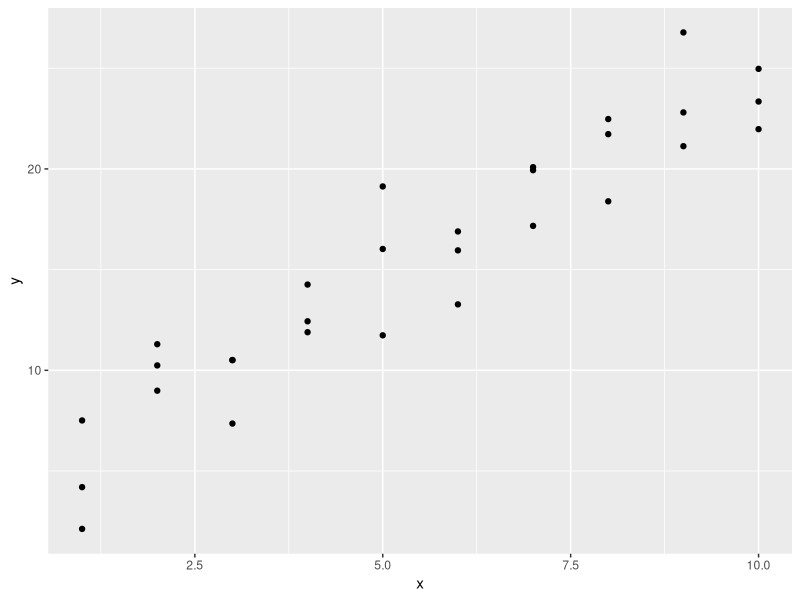
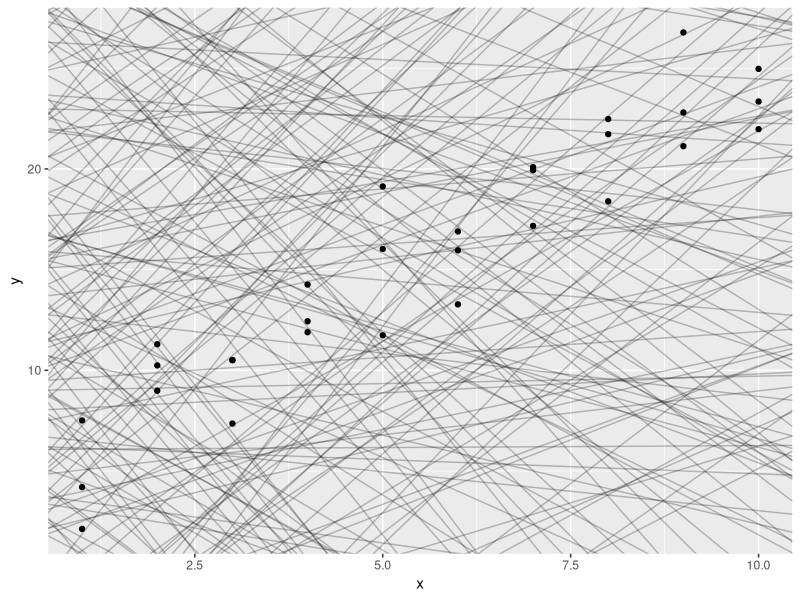
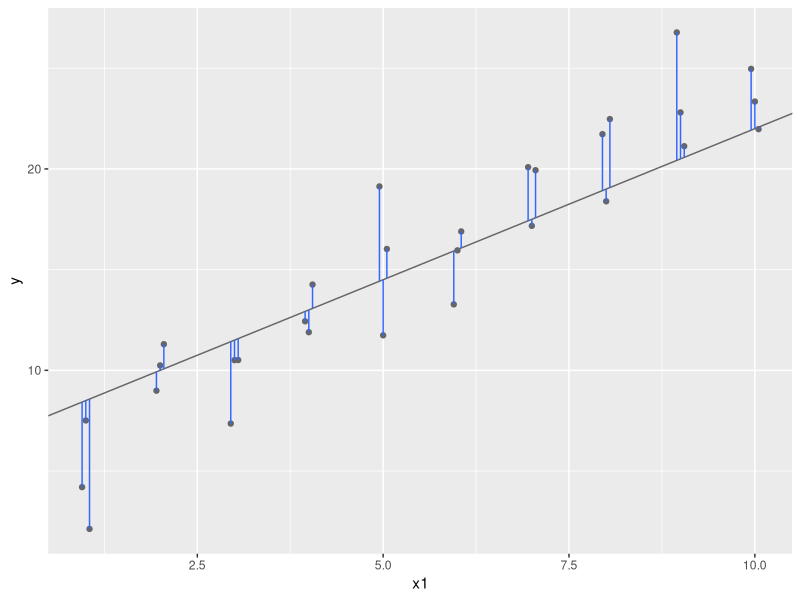

Generate these figures, in order, with R: (Note: this script raises an error after producing the figures.)
## ---- chunk 1
knitr::opts_chunk$set(echo = TRUE)
## ---- chunk 2
library(tidyverse)

library(modelr)
options(na.action = na.warn)
## ---- chunk 3
ggplot(sim1, aes(x, y)) +
  geom_point()
## ---- chunk 4
models <- tibble(
  a1 = runif(250, -20, 40),
  a2 = runif(250, -5, 5)
)

ggplot(sim1, aes(x, y)) +
  geom_abline(aes(intercept = a1, slope = a2), data = models, alpha = 1 / 4) +
  geom_point()
## ---- chunk 5
dist1 <- sim1 %>%
  mutate(
    # repeat triple, 10 x
    dodge = rep(c(-1, 0, 1) / 20, 10),
    x1 = x + dodge,
    pred = 7 + x1 * 1.5
  )

ggplot(dist1, aes(x1, y)) +
  geom_abline(intercept = 7, slope = 1.5, colour = "grey40") +
  geom_point(colour = "grey40") +
  geom_linerange(aes(ymin = y, ymax = pred), colour = "#3366FF")
## ---- chunk 6
calc_model <- function(intercept, slope, data) {
  x <- data$x
  y_hat <- intercept + slope * data$y
  residue <- y_hat - y
  mse <- calc_mse(residue)
  ## t <- tibble  (will have list columns)
}
## ---- chunk 7
calc_mse <- function(residuals) {
  sqrt(mean(residuals^2))
}
## ---- chunk 8
sim1_dist <- function(a1, a2) {
  measure_distance(c(a1, a2), sim1)
}

models <- models %>%
  mutate(dist = purrr::map2_dbl(a1, a2, sim1_dist))
models
## ---- chunk 9
ggplot(sim1, aes(x, y)) +
  geom_point(size = 2, colour = "grey30") +
  geom_abline(
    aes(intercept = a1, slope = a2, colour = -dist),
    data = filter(models, rank(dist) <= 10)
  )
## ---- chunk 10
ggplot(models, aes(a1, a2)) +
  geom_point(
    data =
      filter(models, rank(dist) <= 10), size = 4, colour = "red"
  ) +
  geom_point(aes(colour = -dist)) # cute, adds layer, ON top of red dots
## ---- chunk 11
grid <- expand.grid(
  a1 = seq(-5, 20, length = 25),
  a2 = seq(1, 3, length = 25)
) %>%
  mutate(dist = purrr::map2_dbl(a1, a2, sim1_dist))

grid %>%
  ggplot(aes(a1, a2)) +
  geom_point(data = filter(grid, rank(dist) <= 10), size = 4, colour = "red") +
  geom_point(aes(colour = -dist))
## ---- chunk 12
ggplot(sim1, aes(x, y)) +
  geom_point(size = 2, colour = "grey30") +
  geom_abline(
    aes(intercept = a1, slope = a2, colour = -dist),
    data = filter(grid, rank(dist) <= 10)
  )
## ---- chunk 13
best <- optim(c(0, 0), measure_distance, data = sim1)
best$par

ggplot(sim1, aes(x, y)) +
  geom_point(size = 2, colour = "grey30") +
  geom_abline(intercept = best$par[1], slope = best$par[2])
## ---- chunk 14
sim1_mod <- lm(y ~ x, data = sim1)
coef(sim1_mod)
## ---- chunk 15
sim1a <- tibble(
  x = rep(1:10, each = 3),
  y = x * 1.5 + 6 + rt(length(x), df = 2)
)
## ---- chunk 16
measure_distance <- function(mod, data) {
  diff <- data$y - model1(mod, data)
  mean(abs(diff))
}
## ---- chunk 17
model1 <- function(a, data) {
  a[1] + data$x * a[2] + a[3]
}
## ---- chunk 18
grid <- sim1 %>%
  data_grid(x)
grid
## ---- chunk 19
grid <- grid %>%
  add_predictions(sim1_mod)
grid
## ---- chunk 20
ggplot(sim1, aes(x)) +
  geom_point(aes(y = y)) +
  geom_line(aes(y = pred), data = grid, colour = "red", size = 1)
## ---- chunk 21
sim1 <- sim1 %>%
  add_residuals(sim1_mod)
sim1
## ---- chunk 22
ggplot(sim1, aes(resid)) +
  geom_freqpoly(binwidth = 0.5)
## ---- chunk 23
ggplot(sim1, aes(x, resid)) +
  geom_ref_line(h = 0) +
  geom_point()
## ---- chunk 24
df <- tribble(
  ~y, ~x1, ~x2,
  4, 2, 5,
  5, 1, 6
)
model_matrix(df, y ~ x1)
## ---- chunk 25
model_matrix(df, y ~ x1 - 1)
## ---- chunk 26
model_matrix(df, y ~ x1 + x2)
## ---- chunk 27
df <- tribble(
  ~sex, ~response,
  "male", 1,
  "female", 2,
  "male", 1
)
model_matrix(df, response ~ sex)
## ---- chunk 28
ggplot(sim2) +
  geom_point(aes(x, y))
## ---- chunk 29
mod2 <- lm(y ~ x, data = sim2)

grid <- sim2 %>%
  data_grid(x) %>%
  add_predictions(mod2)
grid
## ---- chunk 30
ggplot(sim2, aes(x)) +
  geom_point(aes(y = y)) +
  geom_point(data = grid, aes(y = pred), colour = "red", size = 4)
## ---- chunk 31
tibble(x = "e") %>%
  add_predictions(mod2)
## ---- chunk 32
ggplot(sim3, aes(x1, y)) +
  geom_point(aes(colour = x2))
## ---- chunk 33
mod1 <- lm(y ~ x1 + x2, data = sim3)
mod2 <- lm(y ~ x1 * x2, data = sim3)
## ---- chunk 34
grid <- sim3 %>%
  data_grid(x1, x2) %>%
  gather_predictions(mod1, mod2)
grid
## ---- chunk 35
ggplot(sim3, aes(x1, y, colour = x2)) +
  geom_point() +
  geom_line(data = grid, aes(y = pred)) +
  facet_wrap(~model)
## ---- chunk 36
sim3 <- sim3 %>%
  gather_residuals(mod1, mod2)

ggplot(sim3, aes(x1, resid, colour = x2)) +
  geom_point() +
  facet_grid(model ~ x2)
## ---- chunk 37
mod1 <- lm(y ~ x1 + x2, data = sim4)
mod2 <- lm(y ~ x1 * x2, data = sim4)

grid <- sim4 %>%
  data_grid(
    x1 = seq_range(x1, 5),
    x2 = seq_range(x2, 5)
  ) %>%
  gather_predictions(mod1, mod2)
grid
## ---- chunk 38
seq_range(c(0.0123, 0.923423), n = 5)
seq_range(c(0.0123, 0.923423), n = 5, pretty = TRUE)
## ---- chunk 39
x1 <- rcauchy(100)
seq_range(x1, n = 5)
seq_range(x1, n = 5, trim = 0.10)
seq_range(x1, n = 5, trim = 0.25)
seq_range(x1, n = 5, trim = 0.50)
## ---- chunk 40
x2 <- c(0, 1)
seq_range(x2, n = 5)
seq_range(x2, n = 5, expand = 0.10)
seq_range(x2, n = 5, expand = 0.25)
seq_range(x2, n = 5, expand = 0.50)
## ---- chunk 41
ggplot(grid, aes(x1, x2)) +
  geom_tile(aes(fill = pred)) +
  facet_wrap(~model)
## ---- chunk 42
ggplot(grid, aes(x1, pred, colour = x2, group = x2)) +
  geom_line() +
  facet_wrap(~model)
ggplot(grid, aes(x2, pred, colour = x1, group = x1)) +
  geom_line() +
  facet_wrap(~model)
## ---- chunk 43
df <- tribble(
  ~y, ~x,
  1, 1,
  2, 2,
  3, 3
)
model_matrix(df, y ~ x^2 + x)
model_matrix(df, y ~ I(x^2) + x)
## ---- chunk 44
model_matrix(df, y ~ poly(x, 2))
## ---- chunk 45
library(splines)
model_matrix(df, y ~ ns(x, 2))
## ---- chunk 46
sim5 <- tibble(
  x = seq(0, 3.5 * pi, length = 50),
  y = 4 * sin(x) + rnorm(length(x))
)

ggplot(sim5, aes(x, y)) +
  geom_point()
## ---- chunk 47
mod1 <- lm(y ~ ns(x, 1), data = sim5)
mod2 <- lm(y ~ ns(x, 2), data = sim5)
mod3 <- lm(y ~ ns(x, 3), data = sim5)
mod4 <- lm(y ~ ns(x, 4), data = sim5)
mod5 <- lm(y ~ ns(x, 5), data = sim5)

grid <- sim5 %>%
  data_grid(x = seq_range(x, n = 50, expand = 0.1)) %>%
  gather_predictions(mod1, mod2, mod3, mod4, mod5, .pred = "y")

ggplot(sim5, aes(x, y)) +
  geom_point() +
  geom_line(data = grid, colour = "red") +
  facet_wrap(~model)
## ---- chunk 48
df <- tribble(
  ~x, ~y,
  1, 2.2,
  2, NA,
  3, 3.5,
  4, 8.3,
  NA, 10
)

mod <- lm(y ~ x, data = df)
## ---- chunk 49
mod <- lm(y ~ x, data = df, na.action = na.exclude)
## ---- chunk 50
nobs(mod)
